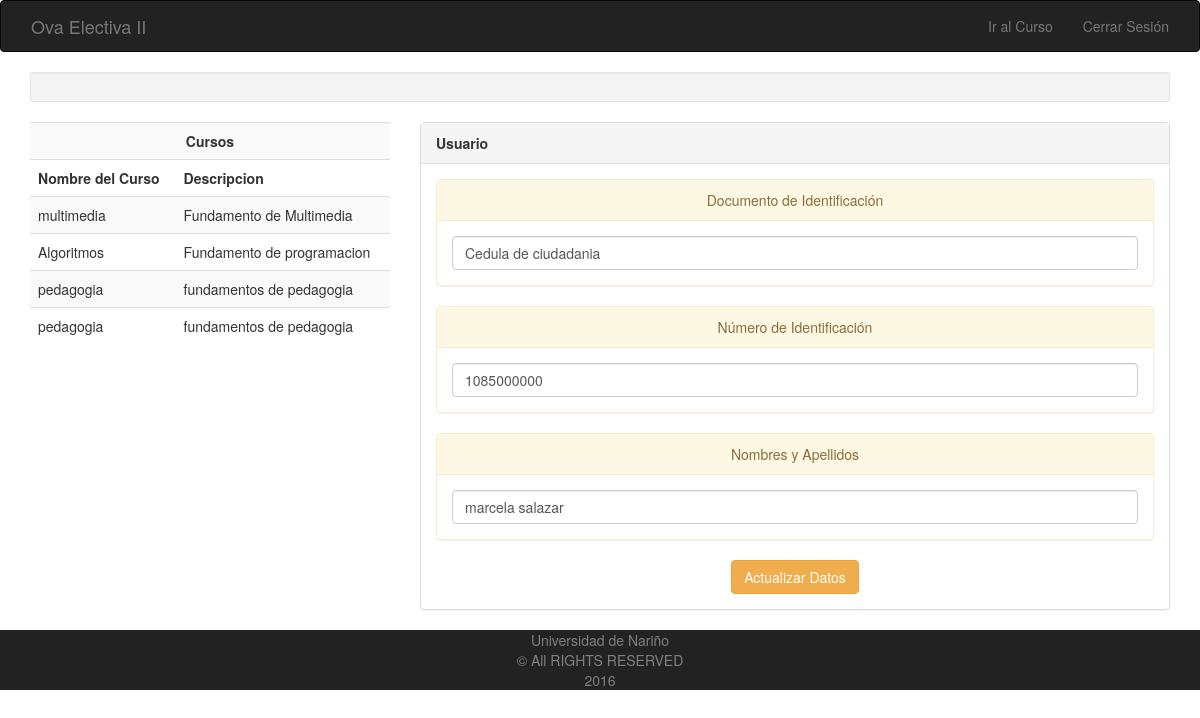
The page /estudiante/Formulario_estudiante.php on the database as committed earlier.
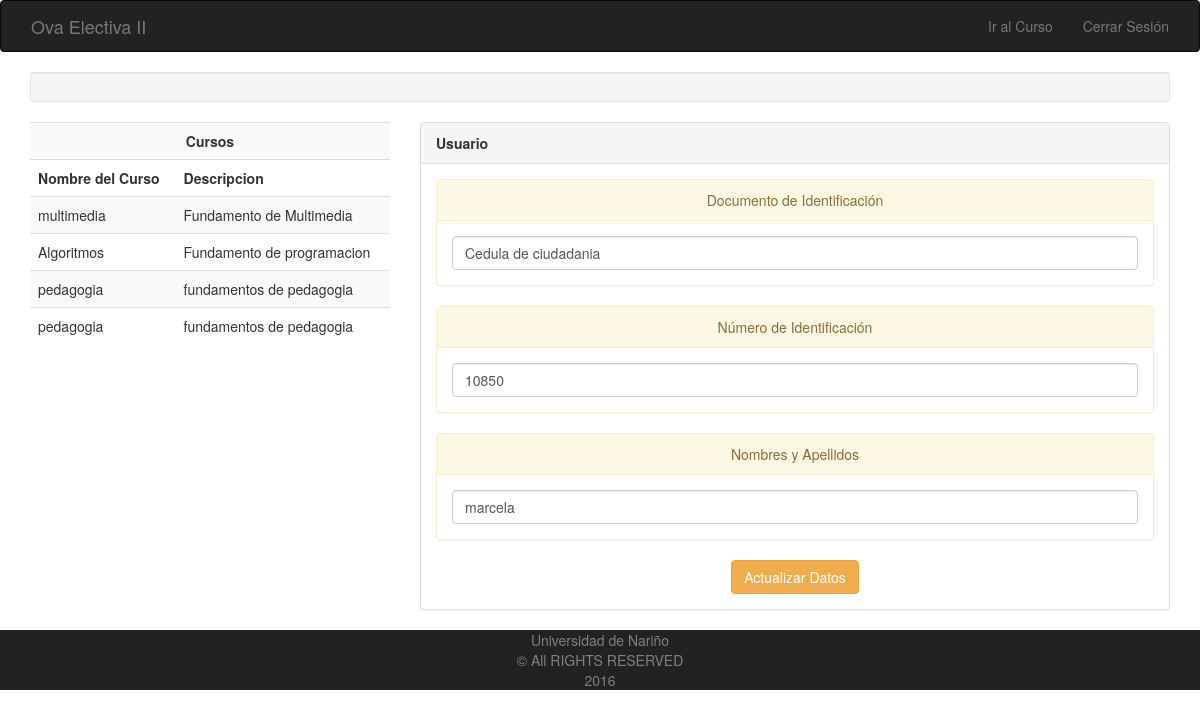
The same page on the database as committed later.
### tables this page shows
CREATE TABLE IF NOT EXISTS `usuarios` (
  `id_usuario` int(11) NOT NULL AUTO_INCREMENT,
  `tipo_identificacion` varchar(45) DEFAULT NULL,
  `numero_identificacion` int(11) DEFAULT NULL,
  `nombre_usuario` varchar(45) DEFAULT NULL,
  `password` varchar(45) NOT NULL,
  `id_rol` int(11) NOT NULL,
  PRIMARY KEY (`id_usuario`),
  KEY `fk_usuarios_roles_idx` (`id_rol`)
);

### estudiante/Formulario_estudiante.php (the view, shortened to what this page needs)
<!DOCTYPE html>
<?php
     require('../conex/conexion.php');
?>
<html lang="es">
<head >
<link rel="stylesheet" href="../admin/css/bootstrap.min.css">
<link rel="stylesheet" type="text/css" href="fonts/style.css">
</head>
<body >
  <nav class="navbar navbar-inverse">
  <div class="container-fluid">
    <div class="collapse navbar-collapse" id="bs-example-navbar-collapse-1">
      <ul class="nav navbar-nav">
        <a class="navbar-brand" href="../index.php">Ova Electiva II</a>
      </ul>
      <ul class="nav navbar-nav navbar-right">
        <ul class="nav navbar-nav">
        <li><a href="curso-estudiante.php">Ir al Curso</a></li>
        <li><a href="">Cerrar Sesión</a></li>
      </ul>
    </div>
  </div>
</nav>
      <?php
    $cscursos="SELECT cursos.nombre_curso, cursos.descripcion_curso
    FROM cursos
    inner join asignacion_estudiantes on cursos.id_curso=asignacion_estudiantes.id_curso
    inner join usuarios on asignacion_estudiantes.id_usuario=usuarios.id_usuario
    inner join roles on roles.id_rol=usuarios.id_rol ";
    $cursos=mysqli_query($conexion,$cscursos) or die("problemas en la 1 consulta".$cscursos);
       ?>
     <div class="container">
     <div class="well well-sm"><h4 align="center"></h4></div>
        <div class="row">
            <div class="col-md-4">
                <div class="row>"
                     <div class="table-responsive">
                         <table  align="center"  class="table table-striped">
                            <tr>
                             <td colspan="9"><center><b>Cursos</b></center></td>
                            </tr>
                            <tr>
                             <td><b>Nombre del Curso</td>
                             <td><b>Descripcion </td>
                            </tr>
                         <?php
                         while ($campos=mysqli_fetch_array($cursos))
                         {
                           ?>
                         <tr>
                           <td><?php echo $campos[0]?></td>
                           <td><?php echo $campos[1] ?></td>
                         </tr>
                        <?php
                        }
                        ?>
                        </table>
                    </div>
                </div>
            <div class="col-md-8">
                <div class="panel panel-default">
                    <div class="panel-heading"><b>Usuario</b></div>
                    <div class="panel-body">
                <form method="POST" action="actualizar-perfil-estudiante.php">
                <div align="center" class="form-add-trec">
                <?php
                include ("conexion.php");
                $id_usuario=2;
                $registroest=mysqli_query($conexion,"SELECT id_usuario, tipo_identificacion, numero_identificacion, nombre_usuario FROM usuarios
                    WHERE id_usuario='$id_usuario'") or die("Problemas en la consulta");
                while ($row=mysqli_fetch_array($registroest)){
                ?>
                <div class="panel panel-warning">
                <div class="panel-heading">Documento de Identificación</div>
                  <div class="panel-body"><input type="text" name="tipo_identificacion" required class="form-control" value="<?php echo $row['tipo_identificacion'];?>"/></div>
                </div>
                <div class="panel panel-warning">
                  <div class="panel-heading">Número de Identificación</div>
                  <div class="panel-body"><input type="text" name="numero_identificacion" required class="form-control" value="<?php echo $row['numero_identificacion'];?>"/></div>
                </div>
                <div class="panel panel-warning">
                  <div class="panel-heading">Nombres y Apellidos</div>
                  <div class="panel-body"><input type="text" name="nombre_usuario" required class="form-control" value="<?php echo $row['nombre_usuario'];?>"/></div>
                </div>
                <div><input type="submit" value="Actualizar Datos" class="btn btn-warning"></div>
                <?php }?>
                </div>
                </form>
                    </div>
                </div>
            </div>
            </div>
        </div>
<footer class="footer text-center" style="color:grey; background:#222222">
  <p>Universidad de Nariño <br>© All RIGHTS RESERVED<br>2016<br></p>
</footer>
</body>
</html>

Rows that differ between the two databases and show on the page:
changed usuarios "Cedula de ciudadania": numero_identificacion "1085000000" → "10850"; nombre_usuario "marcela salazar" → "marcela"
